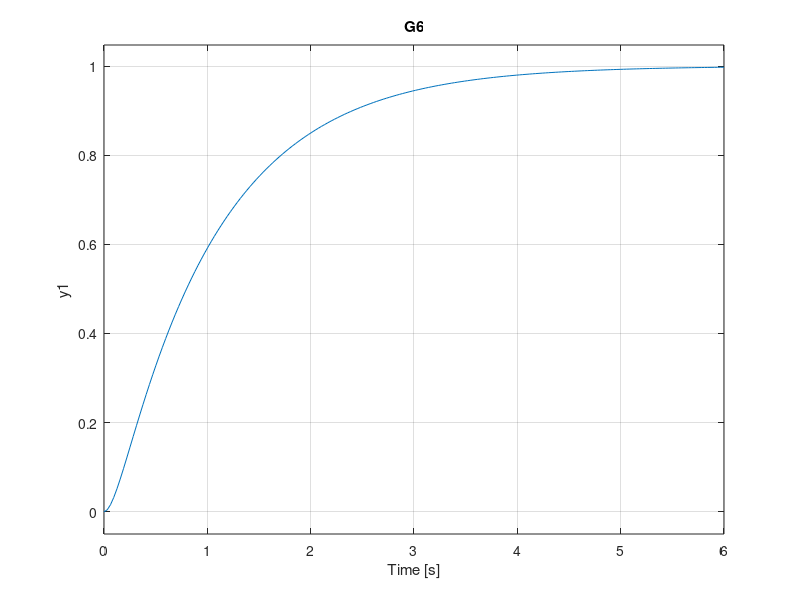

MATLAB code to generate this figure:
% Lane Levine, Derrick Rasser, Wesley Schumacher
% Group 41
% Homework 6 Problem 2 MATLAB
% System Dynamics
clc; clear all; close all;

%a
figure()
subplot(3,2,1) 
Num = 36;
Dem = [1 6 36];
G1 = tf(Num,Dem);
step(G1)
title ('G1')

%b
subplot(3,2,2) 
Num = 0.36;
Dem = [1 0.6 0.36];
G2 = tf(Num,Dem);
step(G2)
title ('G2')

%c
subplot(3,2,3) 
Num = 36;
Dem = [1 18 36];
G3 = tf(Num,Dem);
step(G3)
title ('G3')

%d
subplot(3,2,4) 
Num = 0.36;
Dem = [1 1.8 0.36];
G4 = tf(Num,Dem);
step(G4)
title ('G4')

%e
subplot(3,2,5) 
Num = 1;
Dem = [1 10];
G5 = tf(Num,Dem);
step(G5)
title ('G5')

%f
subplot(3,2,6) 
Num = 10;
Dem = conv([1 1], [1 10]);
G6 = tf(Num,Dem);
step(G6)
title ('G6')